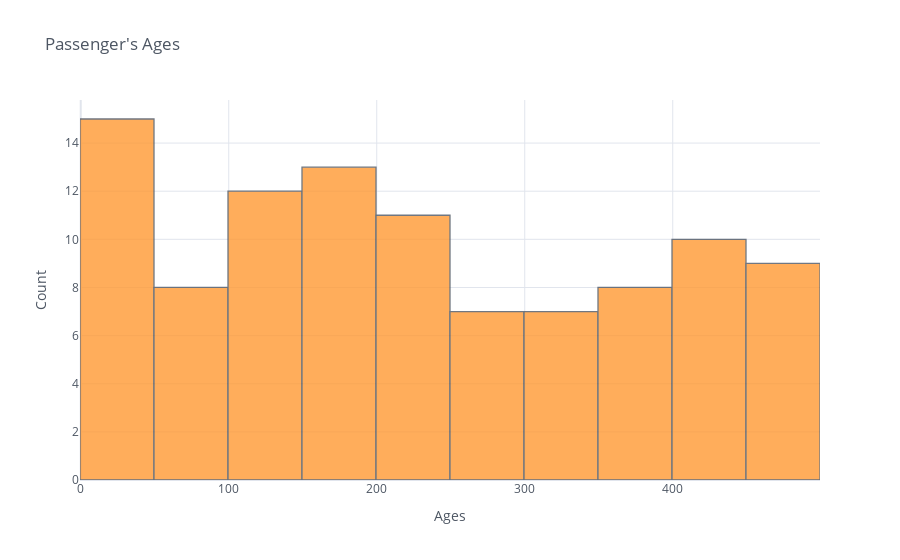

The cell this chart's notebook holds for it:
### Code cell
df["x"].iplot(kind="histogram", bins=20, theme="white", title="Passenger's Ages",xTitle='Ages', yTitle='Count')

### Figure 1 — Plotly figure (JSON) as saved in the notebook; plotly's stock layout.template omitted (floating-point values rounded to 4 significant figures)
{"data": [{"histfunc": "count", "histnorm": "", "marker": {"color": "rgba(255, 153, 51, 1.0)", "line": {"color": "#4D5663", "width": 1.3}}, "name": "x", "nbinsx": 20, "opacity": 0.8, "orientation": "v", "type": "histogram", "x": [41, 438, 465, 356, 383, 202, 476, 426, 277, 239, 356, 197, 66, 156, 210, 27, 336, 180, 481, 26, 36, 248, 74, 396, 238, 19, 449, 211, 88, 103, 202, 444, 114, 38, 73, 413, 136, 293, 118, 489, 2, 490, 328, 193, 79, 134, 189, 163, 287, 208, 61, 412, 116, 258, 291, 414, 180, 304, 325, 176, 478, 160, 496, 200, 279, 47, 482, 365, 252, 55, 337, 38, 176, 175, 128, 362, 147, 126, 373, 442, 148, 415, 24, 71, 3, 308, 163, 464, 193, 7, 432, 209, 5, 300, 110, 142, 46, 223, 362, 39]}], "layout": {"barmode": "overlay", "legend": {"bgcolor": "#FFFFFF", "font": {"color": "#4D5663"}}, "paper_bgcolor": "#FFFFFF", "plot_bgcolor": "#FFFFFF", "title": {"font": {"color": "#4D5663"}, "text": "Passenger's Ages"}, "xaxis": {"gridcolor": "#E1E5ED", "showgrid": true, "tickfont": {"color": "#4D5663"}, "title": {"font": {"color": "#4D5663"}, "text": "Ages"}, "zerolinecolor": "#E1E5ED"}, "yaxis": {"gridcolor": "#E1E5ED", "showgrid": true, "tickfont": {"color": "#4D5663"}, "title": {"font": {"color": "#4D5663"}, "text": "Count"}, "zerolinecolor": "#E1E5ED"}}}
